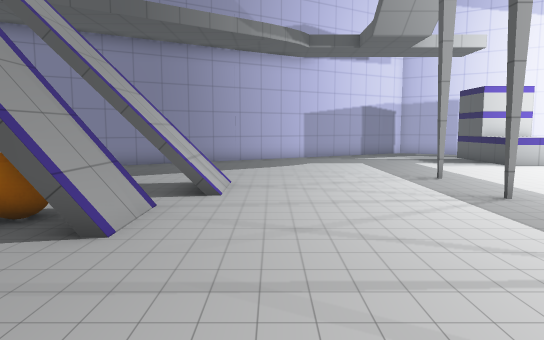
View 1 (above)

17 first-person views from a walk through a scene from a Unity 3-D project. The camera is 1.3 m above the floor, tilts 6° down and sees 70° across. The floor is counted in squares, 1 m on a side. Each view is taken from the middle of a square. On the plan, view 1 faces up. The plan holds only what a view shows up to about 16 squares ahead; the rest is blank. The place goes on beyond the plan. The player character is not drawn. Some surface patterns are stand-ins.

View 2
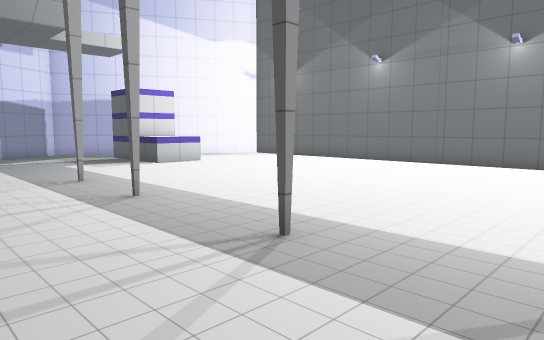

View 3
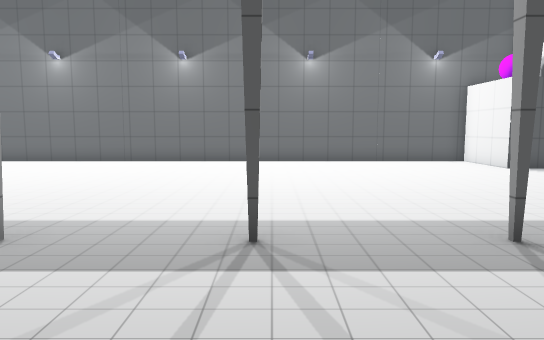

View 4
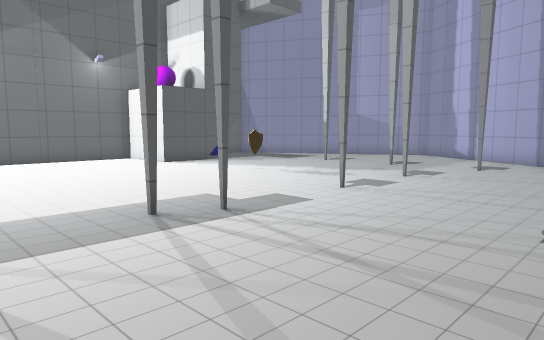

View 5
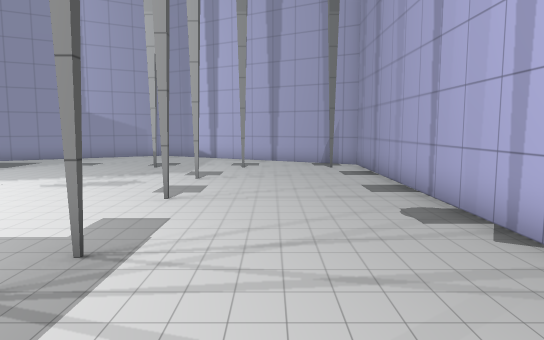

View 6
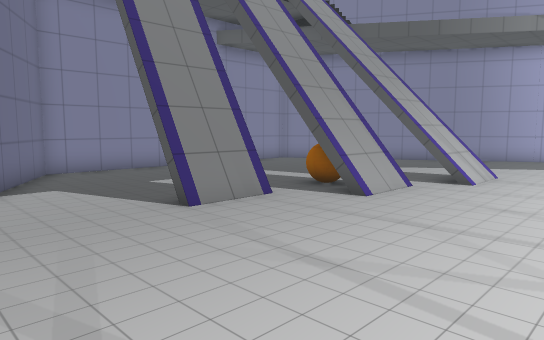

View 7
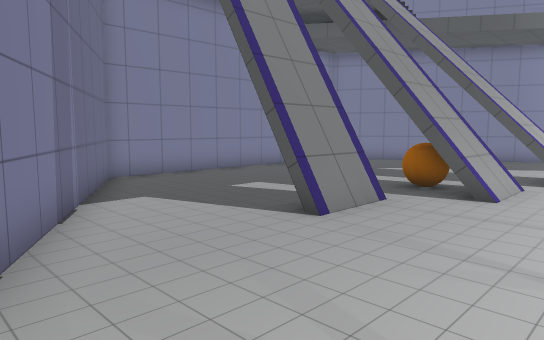

View 8
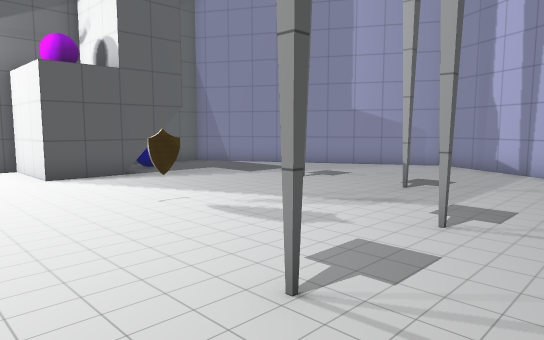

View 9
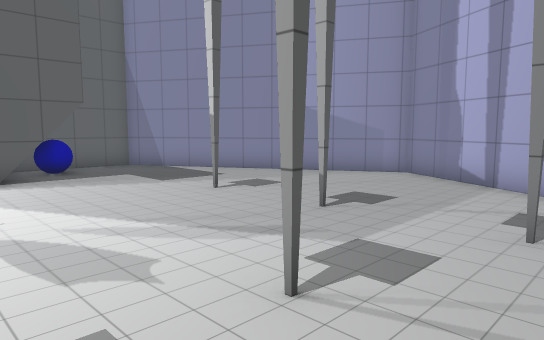

View 10
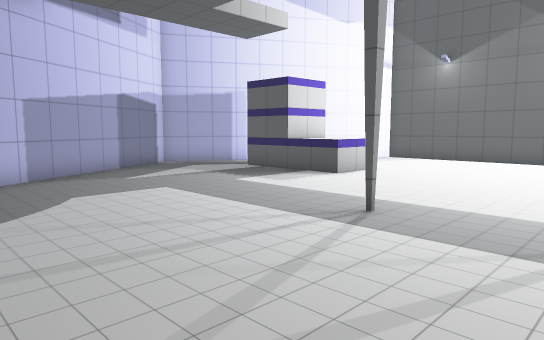

View 11
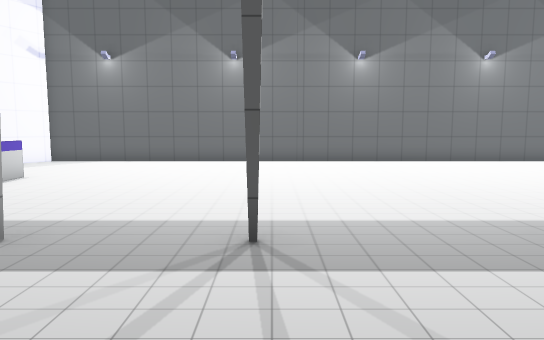

View 12
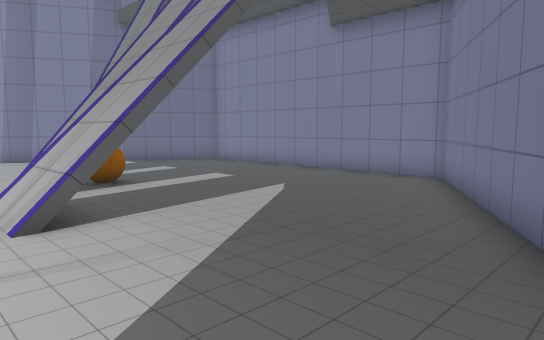

View 13
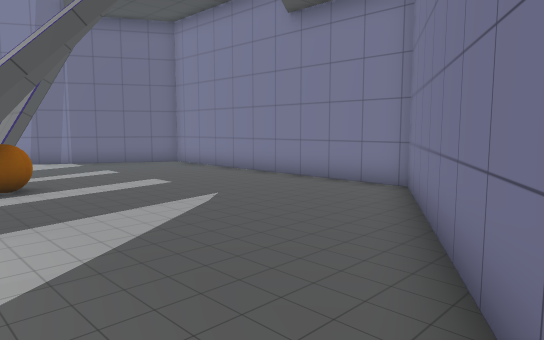

View 14
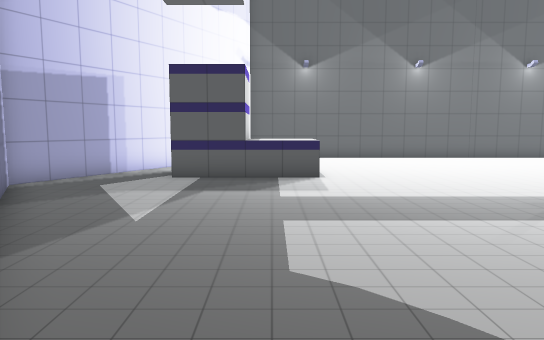

View 15
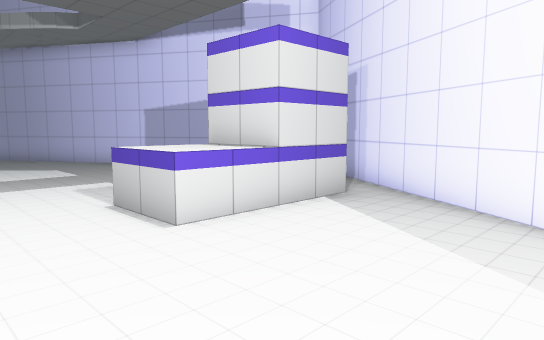

View 16
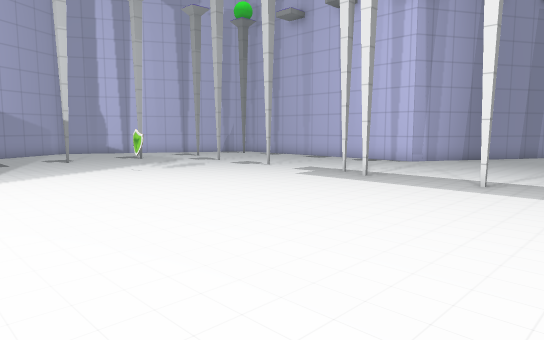

View 17
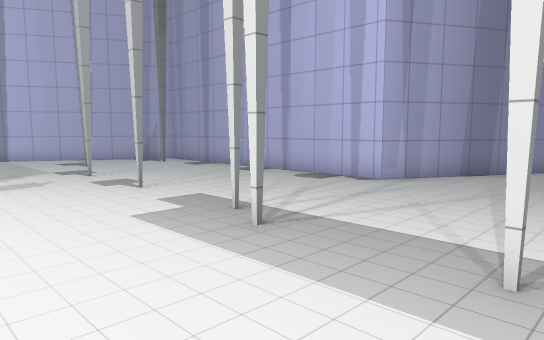

### Floor plan
Points are (right, up) in squares from view 1. A wall is a line through its corners. A room is listed if a view was taken in it or the views show most of it. See-through windows are left out.
Room 1 (views 1, 2, 3, 4, 5, 6, 7, 8, 9, 10, 11, 12, 13, 14, 15, 16, 17)
walls: (-2.3, 4.6) (-3.7, 4.6); (-3.7, 1.6) (-4.9, 1.6); (-2.9, 6.6) (-2.9, 4.5); (-4.2, 3.6) (-4.2, 1.5); (-4.5, 3.6) (-4.5, 1.5); (-4.9, 3.6) (-4.1, 3.6); (12.8, -11.5) (12.8, -7.8) (15.8, -7.8) (15.8, 16) (7, 21.1) (-10.3, 11) (-10.4, 1.2) (-1.1, -4.1) (-1.1, -14.3) (7.4, -19.1) (15.8, -14.4) (15.8, -10.9)
low walls: (-2.3, 6.5) (-2.3, 4.6); (-2.5, 6.6) (-2.5, 4.5); (-3.7, 3.5) (-3.7, 1.6); (-2.7, 6.6) (-2.7, 4.5); (-3.9, 3.6) (-3.9, 1.5); (-4.1, 3.6) (-4.1, 1.5)
objects: orange ball (-4, 6); column (0, -13); column (3, -13); column (4, -10); column (4, -7); column (4, -4); column (4, -3); column (4, 0); column (4, 3); column (4, 7); column (4, 10); column (6, -13); shield (8, -9); column (9, -13); block (9, 14) to (10, 16); block (9, 17) to (10, 18); other object (14, -12) to (15, -12)

Positions as (right, up) in squares from view 1, and headings:
1: (0, 0), facing up
2: (1, 0), facing up-right
3: (0, 0), facing right
4: (-1, 0), facing down-right
5: (2, 0), facing down
6: (2, -2), facing up-left
7: (0, -3), facing up-left
8: (2, -5), facing down-right
9: (2, -8), facing down-right
10: (-1, 7), facing up-right
11: (0, 7), facing right
12: (0, 15), facing down-left
13: (-2, 15), facing down-left
14: (-2, 15), facing right
15: (15, 11), facing up-left
16: (14, 3), facing down-left
17: (8, 1), facing down-left
